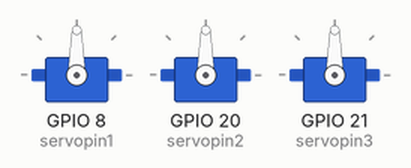
Bench run of a sketch on a simulated ESP32. Shown: 3 × servo. Random numbers use the default seed unless the sketch sets one.

Above: at 0.0 s.
At 4.54 s:
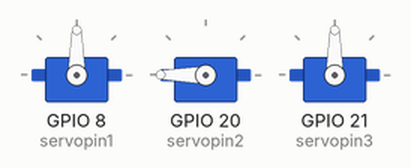
At 9.69 s:
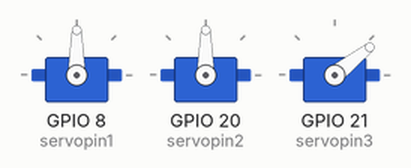
At 19.69 s:
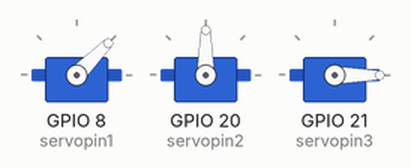
At 28.78 s:
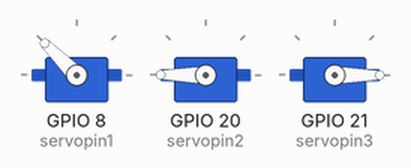
At 39.69 s:
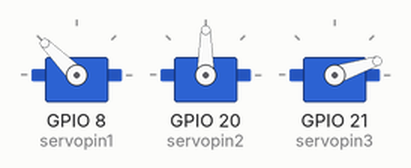
Timing chart, 0 to 40.0 s (numbered marks = the images above):
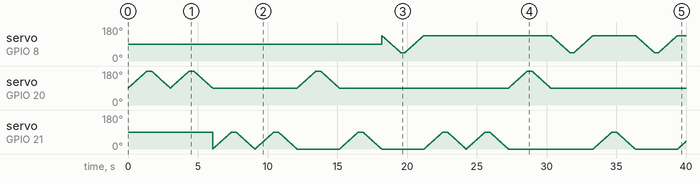

The sketch:

soup.ino
```cpp
#include <ESP32Servo.h>
#include <Wire.h>

int servopin1 = 8;
int servopin2 = 20;
int servopin3 = 21;


int randnum = 0;
bool servoturning = false;


Servo servo1;
Servo servo2;
Servo servo3;
bool play = true;
int pos = 0;
int pos2 = 0;
int pos3 = 0;

void setup() {

ESP32PWM::allocateTimer(0);
ESP32PWM::allocateTimer(1);
ESP32PWM::allocateTimer(2);
ESP32PWM::allocateTimer(3);
servo1.setPeriodHertz(50);
servo2.setPeriodHertz(50);
servo3.setPeriodHertz(50);


servo1.attach(servopin1, 500, 2500);
servo2.attach(servopin2, 500, 2500);
servo3.attach(servopin3, 500, 2500);

}

void loop() {
  if (play) {

    randnum = random(1, 4);

    if (randnum == 1) {
      for (pos = 135; pos >= 45; pos--) {
        servo1.write(pos);
        delay(15);
      }
      delay(300);
      for (pos = 45; pos <= 135; pos++) {
        servo1.write(pos);
        delay(15);
      }
    } else if (randnum == 2) {
      for (pos2 = 90; pos2 <= 180; pos2++) {
        servo2.write(pos2);
        delay(15);
      }
      delay(300);
      for (pos2 = 180; pos2 >= 90; pos2--) {
        servo2.write(pos2);
        delay(15);
      }
    } else if (randnum == 3) {
      for (pos3 = 0; pos3 <= 90; pos3++) {
        servo3.write(pos3);
        delay(15);
      }
      delay(300);
      for (pos3 = 90; pos3 >= 0; pos3--) {
        servo3.write(pos3);
        delay(15);
      }
    }
  }
}
```
